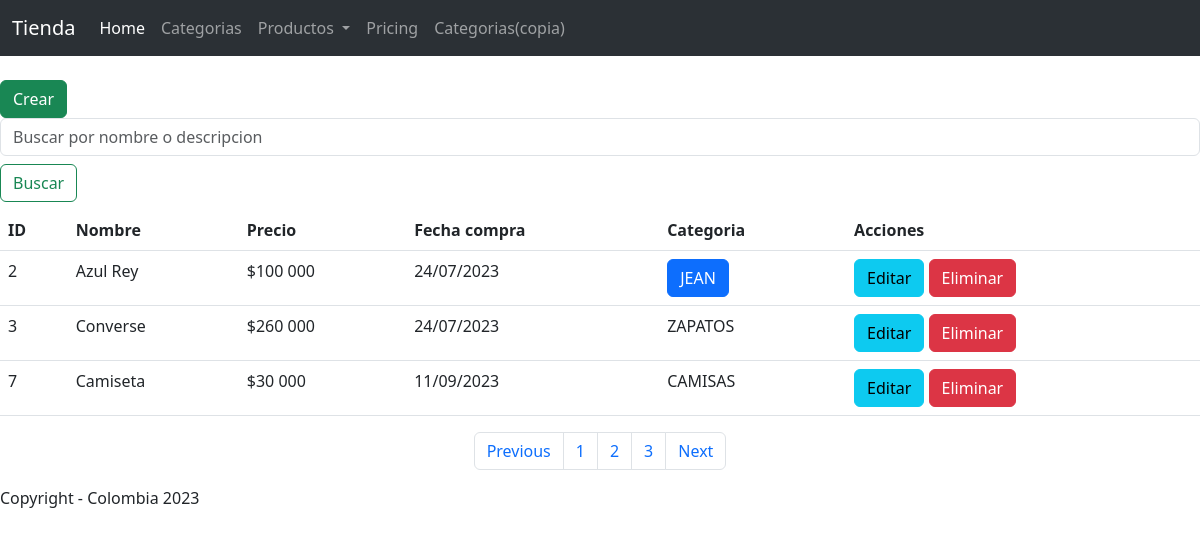
/productos/, run on the app's committed database.
### tienda/models.py (models this page shows, shortened)
class Producto(models.Model):
    nombre = models.CharField(max_length=254)
    precio = models.IntegerField()
    categoria = models.ForeignKey(Categoria, on_delete=models.DO_NOTHING)
    fecha_compra = models.DateField()

class Categoria(models.Model):
    nombre = models.CharField(max_length=50)
    descripcion = models.TextField(null=True, blank=True)

### tienda/views.py (the view)
# urls.py: path("productos/", views.productos, name="productos"),
def productos(request):
    query = Producto.objects.all()
    contexto = {"data": query}
    return render(request, "tienda/productos/listar.html", contexto)

### tienda/templates/tienda/productos/listar.html (shortened to what this page needs)
{% extends 'tienda/base.html' %}
{% load static %}
{% load humanize %}
{% block contenedor %}
    <br>
    <a class="btn btn-success" href="{% url 'tienda:form_pro' %}">Crear</a>
    <form class="form-inline" role="search" method="post">
        <input class="form-control mr-sm-2" type="search" placeholder="Buscar por nombre o descripcion" aria-label="Search" name="buscar" value="{{buscado}}">
        <button class="btn btn-outline-success my-2 my-ms-0" type="submit">Buscar</button><br>
    </form>
    {% if data %}
        <table class="table table-hover">
            <tr>
                <th>ID</th>
                <th>Nombre</th>
                <th>Precio</th>
                <th>Fecha compra</th>
                <th>Categoria</th>
                <th>Acciones</th>
            </tr>
        {% for i in data %}
            <tr>
                <td>{{ i.id }} </td>
                <td>{{i.nombre}} </td>
                <td>${{i.precio|intcomma}}</td>
                <td>{{i.fecha_compra|date:"SHORT_DATE_FORMAT"}}</td>
                <td>
                    {% if i.categoria.nombre|upper == "JEAN" %}
                        <button type="button" class="btn btn-primary position-relative">
                            {{i.categoria.nombre|upper}}
                        </button>
                    {% else %}
                        {{i.categoria.nombre|upper}}
                    {% endif %}
                </td>
                <td>
                    <a href="{% url 'tienda:productos_editar' i.id %}" class="btn btn-info">Editar</a>
                    <a href="{% url 'tienda:productos_eliminar' i.id %}" class="btn btn-danger">Eliminar</a>
                </td>
            </tr>
        {% endfor %}
        </table>
        <nav aria-label="Page navigation example">
          <ul class="pagination justify-content-center">
            <li class="page-item"><a class="page-link" href="#">Previous</a></li>
            <li class="page-item"><a class="page-link" href="#">1</a></li>
            <li class="page-item"><a class="page-link" href="#">2</a></li>
            <li class="page-item"><a class="page-link" href="#">3</a></li>
            <li class="page-item"><a class="page-link" href="#">Next</a></li>
          </ul>
        </nav>
    {% else %}
        <div class="card bg-warning mt-4 mb-4 p-1">
            NO hay registros...
        </div>
    {% endif %}
{% endblock %}

### data on the page
Producto: id "2", nombre "Azul Rey", precio "100 000", fecha_compra "24/07/2023", categoria.nombre "JEAN"
Producto: id "3", nombre "Converse", precio "260 000", fecha_compra "24/07/2023", categoria.nombre "ZAPATOS"
Producto: id "7", nombre "Camiseta", precio "30 000", fecha_compra "11/09/2023", categoria.nombre "CAMISAS"
